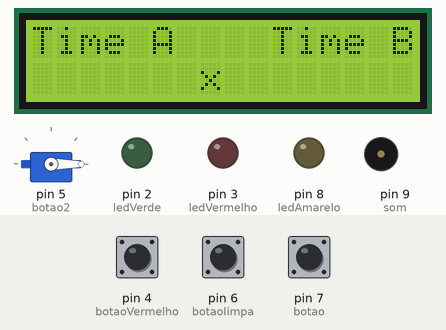
The sketch below on a simulated Arduino Uno, built with avr-gcc and run on an emulated ATmega328P. Parts: 16×2 character LCD, servo, output pins drawn as LEDs (lit = HIGH), buzzer (waves = sounding). The test bench sets the inputs (shaded band); at power-on: pin 6 (botaolimpa) HIGH, pin 4 (botaoVermelho) HIGH, pin 7 (botao) HIGH.

Above: at 17.8 s.
17.9 s: pin 6 (botaolimpa) pulled LOW for 1 s
At 19.6 s:
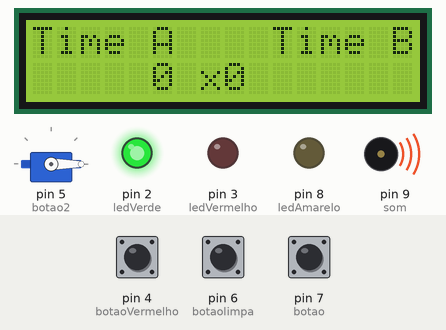
24.5 s: pin 4 (botaoVermelho) pulled LOW for 3.2 s
At 27.8 s:
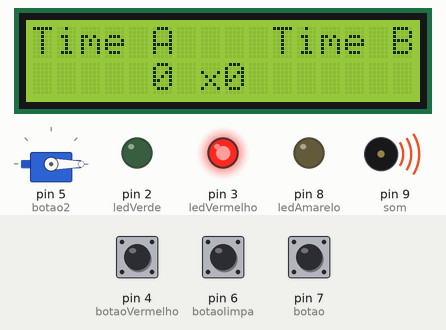
34.6 s: pin 7 (botao) pulled LOW for 3.2 s
At 38.6 s:
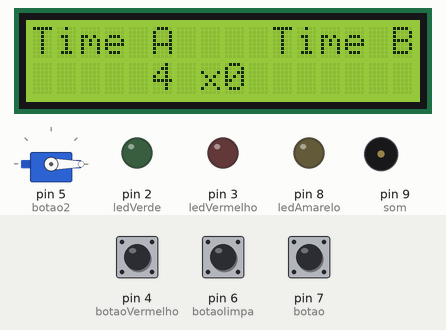
39.3 s: pin 7 (botao) pulled LOW for 0.15 s
At 40.4 s:
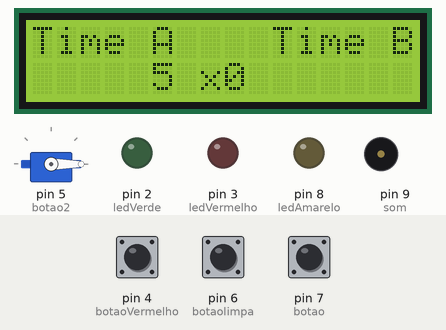
40.9 s: pin 4 (botaoVermelho) pulled LOW for 0.15 s
At 41.6 s:
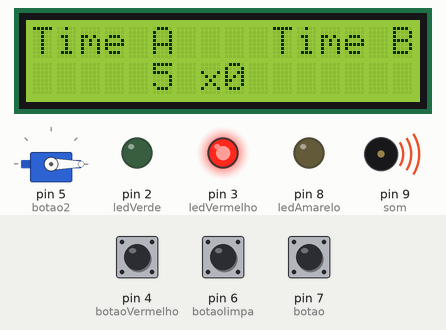
Timing chart, 0 to 45.0 s (numbered marks = the images above; inputs shaded):
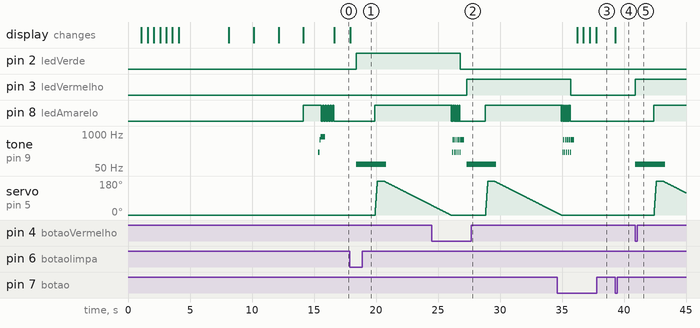

The sketch:

Passa_ou_Repassa_com_LCD.ino
```cpp
// INCLUSÃO DE BIBLIOTECAS
#include <Wire.h>
#include <LiquidCrystal_I2C.h>

// DEFINIÇÕES de portas Arduino
#define endereco  0x27 // Endereços comuns: 0x27, 0x3F
#define colunas   16
#define linhas    2
#define botao 7
#define botao2 5
#define botaolimpa 6
//jogo
#define ledVerde 2 // Led Verde ligado na porta 2
#define ledVermelho 3 // Led Vermelho Ligado na Porta 3
#define botaoVerde 6 // Botao Verde ligado na porta 6
#define botaoVermelho 4 // botao vermelho ligado na porta 7

#define som 9 // Som ( Mini falante ) ligado na porta 9
#define ledAmarelo 8 // led amarelo ligado na porta 4
#define ledInicio 8 // ligado na porta 8

#include <Servo.h>
#define SERVO 5// porta digital 5

//lcd

//Variavel 'x,F' determina soma do botão botao2
int x=0;
int f=0;
int leiturabotaolimpa; //botão limpa tudo
int leiturabotao = 0;
int leiturabotao2 = 0;
//jogo
int estadoBotaoVerde; // Declarando funções do botao ativado ou desativado
int estadoBotaoVermelho;// Declarando funções do botao ativado ou desativado
int leituraBotaoVerde;// Declarando funções de Leitura do codigo sobre as funcões do botao
int leituraBotaoVermelho;// Declarando funções de Leitura do codigo sobre as funcões do botao
unsigned long changeTime;
int CrossTime = 400;


// INSTANCIANDO OBJETOS
LiquidCrystal_I2C lcd(endereco, colunas, linhas);
// jogo
Servo s; //variavel servo
int pos;//posição servo

void setup() {
  pinMode(botao,INPUT_PULLUP);// INPUT_PULLUP usado para receber dados só quando pressionado
  pinMode(botao2,INPUT_PULLUP);
  pinMode(botaolimpa,INPUT_PULLUP);

  lcd.init(); // INICIA A COMUNICAÇÃO COM O DISPLAY
  lcd.backlight(); // LIGA A ILUMINAÇÃO DO DISPLAY
  lcd.clear(); // LIMPA O DISPLAY

  lcd.print("Carregando");// primeira mensagem
  delay(1000); // DELAY DE 2 SEGUNDOS
  //lcd.setCursor(0, 0);

  // Animação carregando....

  lcd.print(".");
  delay(500);
  lcd.setCursor(11, 0);
  lcd.print(".");
  delay(500);
  lcd.setCursor(12, 0);
  lcd.print(".");
  delay(500);
  lcd.setCursor(13, 0);
  lcd.print(".");
  delay(500);
  lcd.setCursor(14, 0);
  lcd.print(".");
  delay(500);
  lcd.setCursor(15, 0);
  lcd.print(".");
  delay(500);
  lcd.print(".");
  lcd.setCursor(16, 0);


  lcd.clear(); // LIMPA O DISPLAY

  lcd.print(" *.*   Ola   ^.^ ");
  delay(4000); // DELAY DE 2 SEGUNDOS
  lcd.setCursor(0, 1); // POSICIONA O CURSOR NA PRIMEIRA COLUNA DA LINHA 2
  lcd.print("Seja Bem Vindo");
  delay(2000); // DELAY DE 2 SEGUNDOS

  lcd.clear(); // LIMPA O DISPLAY
  //lcd.noBacklight(); // DESLIGA A ILUMINAÇÃO DO DISPLAY


  lcd.print("Passa ou Repassa");
  delay(2000); // DELAY DE 5 SEGUNDOS
  lcd.setCursor(0, 1); // POSICIONA O CURSOR NA PRIMEIRA COLUNA DA LINHA 2
  lcd.print("Boa sorte");
  delay(2000); // DELAY DE 5 SEGUNDOS

  lcd.clear(); // LIMPA O DISPLAY
  //lcd.noBacklight(); // DESLIGA A ILUMINAÇÃO DO DISPLAY

  lcd.setCursor(7,1);// 'x' fixo na posição do placar
  lcd.print("x");

  // jogo

  // Define se é um componente de entrada ou saida

  pinMode(ledVerde, OUTPUT);
  pinMode(ledVermelho, OUTPUT);
  pinMode(botaoVerde, INPUT_PULLUP);
  pinMode(botaoVermelho, INPUT_PULLUP);
  pinMode(som, OUTPUT);
  pinMode(ledAmarelo, OUTPUT);
  pinMode(ledInicio, OUTPUT);

  s.attach(SERVO);
  Serial.begin(9600);
  s.write(0);//inicia motor posiçao zero

  // Incio Programa ( Inicia com luz e som )


  digitalWrite(ledInicio, HIGH); // Informa que o programa foi iniciado
  delay(1000);

  delay(200); // Som de reprodução quando projeto for ligado
  tone(som, 200, 500); // criação de nota musical
  delay(110); // tempo de duração
  tone(som, 600, 300);
  delay(90);
  tone(som, 800, 350);
  delay(50);

  for ( int x = 0; x < 5; x++) { // função pisca led para informar que o programa foi iniciado

    digitalWrite(ledInicio, LOW);
    delay(100);
    digitalWrite(ledInicio, HIGH);
    delay(100);


    digitalWrite(ledInicio, LOW);

  }


}


void loop() {

  lcd.setCursor(0, 0); // POSICIONA  O CURSOR NA PRIMEIRA COLUNA DA LINHA 1
  lcd.print("Time A");

  lcd.setCursor(10, 0); // POSICIONA O CURSOR NA PRIMEIRA COLUNA DA LINHA 1
  lcd.print("Time B");

  //leitura botões
   leiturabotao = digitalRead(botaolimpa);


     if (!digitalRead(botaolimpa)){

     if (leiturabotaolimpa == 0){

       x=0;
       f=0;

      lcd.setCursor(5,1);
      lcd.print("0 x0");
      delay(500);
                           }

       }


    //variavel soma
    if (!digitalRead(botao)){

      x++; // Soma inicia em 0 e soma + 1 a cada clique.
   //ou x=x+1;
    if (x==10+1){
        x=0;

        lcd.setCursor(7,1);// 'x' fixo na posição do placar
        lcd.print("x");
      }

      //leitura botões
   leiturabotao = digitalRead(botao);


     if (!digitalRead(botao)){

     if (leiturabotao == 0){
      lcd.setCursor(5,1);
      lcd.print(x);
      delay(500);
                           }

       }
    }

      // variavel soma botão2
     //lcd.setCursor(7,1);// deixa o X fixo
     //lcd.print("x");

      //variavel soma botao 2
    if (!digitalRead(botao2)){

       f++;
       if (f==10+1){
        f=0;

        lcd.clear();
        lcd.setCursor(7,1);// 'x' fixo na posição do placar
        lcd.print("x");


      }

   //ou x=x+1;

      //leitura botão 2
   leiturabotao2 = digitalRead(botao2);


     if (!digitalRead(botao2)){

     if (leiturabotao2 == 0){

      lcd.setCursor(8,1);
      lcd.print(f);

       delay(500);

          }

       }

    }


        //jogo
    // Leitura de Botões
  leituraBotaoVerde = digitalRead(botaoVerde);
  leituraBotaoVermelho = digitalRead(botaoVermelho);


  if (leituraBotaoVerde == 0 ) { // essa função acende a luz e toca a sirene


    digitalWrite(ledVerde, HIGH); //Led verde liga
    digitalWrite(ledVermelho, LOW); //Led vermelho fica desligado

    tone(som, 70, 1000); //essa é a sirene feita para buzzer e auto-falante ( onde toca musica apos apertar um dos botoes )
    delay(350);
    tone(som, 70, 500);
    delay(350);
    tone(som, 70, 1000);
    delay(350);
    tone(som, 70, 500);
    delay(350);
    tone(som, 70, 1000);
    delay(100);


    // Inicia contagem de tempo servo motor apos led verde acender

    digitalWrite(ledAmarelo, HIGH);

    {
      for (pos = 0; pos < 180; pos++)
      {
        s.write(pos);
        delay(1); // Tempo de volta ao ponto inicial
      }
      delay(500); // Tempo de espera para reiniciar contagem
      for (pos = 180; pos >=  0; pos--)
      {
        s.write(pos);
        delay(30); //Determina o tempo que a luz vermelha ficará acesa, e a velocidade do tempo do relogio ( Animação torta na cara)


      }
    }

    for ( int x = 0; x < 5; x++) { //calculo 10 piscadas para tempo de resposta

      digitalWrite(ledAmarelo, LOW); //Led Amarelo para de piscar
      delay(50);// *obrigatorio* Dertermina velocidade do led ao ligar e desligar
      digitalWrite(ledAmarelo, HIGH);//Led Amarelo para de piscar ( faz a função liga e desliga)
      delay(50);// *obrigatorio* Dertermina velocidade do led ao ligar e desligar
      digitalWrite(ledAmarelo, LOW);// Apaga led Amarelo
      // Fim da contagem


      // informa que acabou o tempo
      tone(som, 200, 500); // criação de nota musical

      delay(50); // tempo de duração
      tone(som, 600, 300);


    }


    digitalWrite(ledVerde, LOW);

    digitalWrite(ledVermelho, LOW);


    if (leituraBotaoVerde == 0) {
      leituraBotaoVermelho = true;

    } else {


    }

    delay(500);
    if (leituraBotaoVerde == 1) {
      leituraBotaoVermelho = false;
    }
  }

  if ( leituraBotaoVermelho == 0 ) {
    digitalWrite(ledVerde, LOW);
    digitalWrite(ledVermelho, HIGH);

    tone(som, 70, 1000);
    delay(350);
    tone(som, 70, 500);
    delay(350);
    tone(som, 70, 1000);
    delay(350);
    tone(som, 70, 500);
    delay(350);
    tone(som, 70, 1000);
    delay(100);


    // Inicia contagem de tempo servo motor apos led vermelho acende

    digitalWrite(ledAmarelo, HIGH);

    {
      for (pos = 0; pos < 180; pos++)
      {
        s.write(pos);
        delay(1); // Tempo de volta ao ponto inicial
      }
      delay(500); // Tempo de espera para reiniciar contagem
      for (pos = 180; pos >= 0; pos--)
      {
        s.write(pos);
        delay(30); // Determina o tempo que a luz vermelha ficará acesa, e a velocidade do tempo do relogio ( Animação torta na cara)


      }
    }

    for ( int x = 0; x < 5; x++) { //calculo 10 piscadas para tempo de resposta

      digitalWrite(ledAmarelo, LOW); //Led Amarelo para de piscar
      delay(50);// *obrigatorio* Dertermina velocidade do led ao ligar e desligar
      digitalWrite(ledAmarelo, HIGH);//Led Amarelo para de piscar ( faz a função liga e desliga)
      delay(50);// *obrigatorio* Dertermina velocidade do led ao ligar e desligar
      digitalWrite(ledAmarelo, LOW);// Apaga led Amarelo
      //fim contagem

      // informa que acabou o tempo
      tone(som, 200, 500); // criação de nota musical

      delay(50); // tempo de duração
      tone(som, 600, 300);


    }


    digitalWrite(ledVerde, LOW);
    digitalWrite(ledVermelho, LOW);

    if (leituraBotaoVermelho == 0) {
      leituraBotaoVerde = true;
    }

    delay(500);
    if (leituraBotaoVermelho == 1) {
      leituraBotaoVerde = false;

    }
  }

}
```

Measured:
- after the input at 17.9 s, pin 2 (ledVerde): LOW → HIGH after 0.51 s; pin 8 (ledAmarelo): LOW → HIGH after 2.0 s; tone on pin 9 (som): silent → 70 Hz after 0.51 s, → silent 2.4 s later; servo on pin 5 (botao2): rises from 0° to 180° in 0.67 s, then falls to 51° in 3.9 s; the display: changes at once (image 1)
- after the input at 24.5 s, pin 3 (ledVermelho): LOW → HIGH after 2.8 s
- after the input at 34.6 s, the display: first changes after 1.6 s (image 3 shows a later state)
- after the input at 39.3 s, the display: changes at once (image 4)
- after the input at 40.9 s, pin 3 (ledVermelho): LOW → HIGH at once; pin 8 (ledAmarelo): LOW → HIGH after 1.5 s; tone on pin 9 (som): silent → 70 Hz at once, → silent 2.4 s later; servo on pin 5 (botao2): rises from 0° to 180° in 0.67 s, then falls to 118° in 1.9 s
